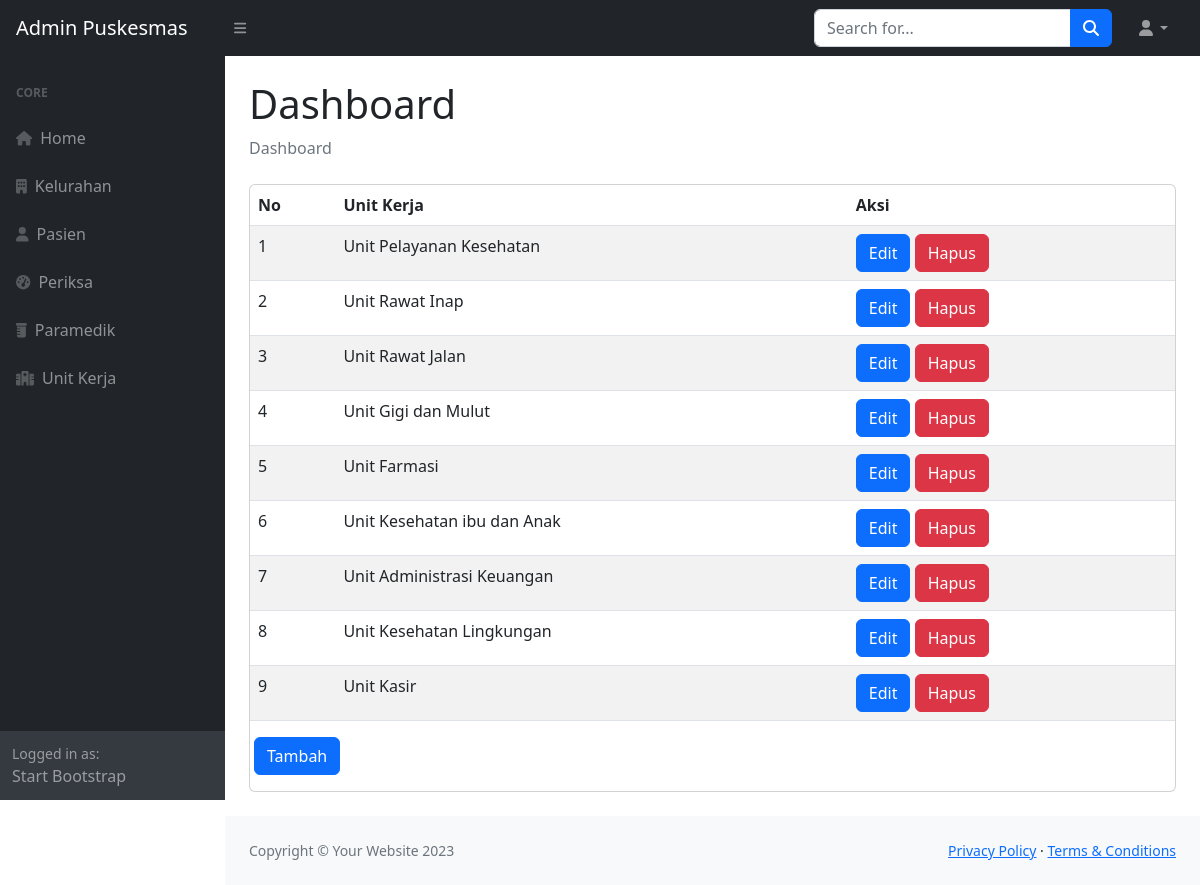
The app's page /admin/unitkerjadb/index.php with its own data.
### tables this page shows
CREATE TABLE `unit_kerja` (
  `id` int(11) NOT NULL,
  `nama` varchar(45) NOT NULL
);

### admin/unitkerjadb/index.php (the view)
<!DOCTYPE html>
<html lang="en">
    <?php require_once('../koneksi.php') ?>
    <?php include_once('../models/meta.php') ?>
    <body class="sb-nav-fixed">
        <?php include_once('../models/header.php') ?>
        <div id="layoutSidenav">
            <div id="layoutSidenav_nav">
                <?php include_once('../models/sidebar.php') ?>
            </div>
            <div id="layoutSidenav_content">
                <main>
                    <div class="container-fluid px-4">
                        <h1 class="mt-4">Dashboard</h1>
                        <ol class="breadcrumb mb-4">
                            <li class="breadcrumb-item active">Dashboard</li>
                        </ol>
                        <div class="card mb-4">
                            <div class="table-responsive">
                                        <table class="table table-striped custom-table">
                                            <thead>
                                                <tr>
                                                    <th>No</th>
                                                    <th>Unit Kerja</th>
                                                    <th>Aksi</th>
                                                </tr>
                                            </thead>
                                            <tbody>
                                                <?php
                                                $no = 1;
                                                $sql = "SELECT * FROM unit_kerja";
                                                $stmt = $dbh->prepare($sql);
                                                $stmt->execute();
                                                $result = $stmt->fetchAll();
                                                foreach ($result as $row) { ?>
                                                    <tr>
                                                        <td><?= $no++ ?></td>
                                                        <td><?= $row['nama'] ?></td>
                                                        <td>
                                                            <a class="btn btn-primary" href="editdata.php?id=<?= $row['id'] ?>">Edit</a>
                                                            <a class="btn btn-danger" href="hapusdata.php?id=<?= $row['id'] ?>">Hapus</a>
                                                        </td>
                                                    </tr>
                                                <?php }
                                                ?>
                                            </tbody>
                                        </table>
                                            <button class="btn btn-primary mb-3 ms-1"><a href="tambahdata.php" class="text-white" style="text-decoration: none;">Tambah</a></button>
                            </div>
                        </div>
                    </div>
                </main>
                <?php include_once('../models/footer.php') ?>
            </div>
        </div>
    </body>
</html>

### records on screen
unit_kerja: nama "Unit Pelayanan Kesehatan"
unit_kerja: nama "Unit Rawat Inap"
unit_kerja: nama "Unit Rawat Jalan"
unit_kerja: nama "Unit Gigi dan Mulut"
unit_kerja: nama "Unit Farmasi"
unit_kerja: nama "Unit Kesehatan ibu dan Anak"
unit_kerja: nama "Unit Administrasi Keuangan"
unit_kerja: nama "Unit Kesehatan Lingkungan"
unit_kerja: nama "Unit Kasir"
